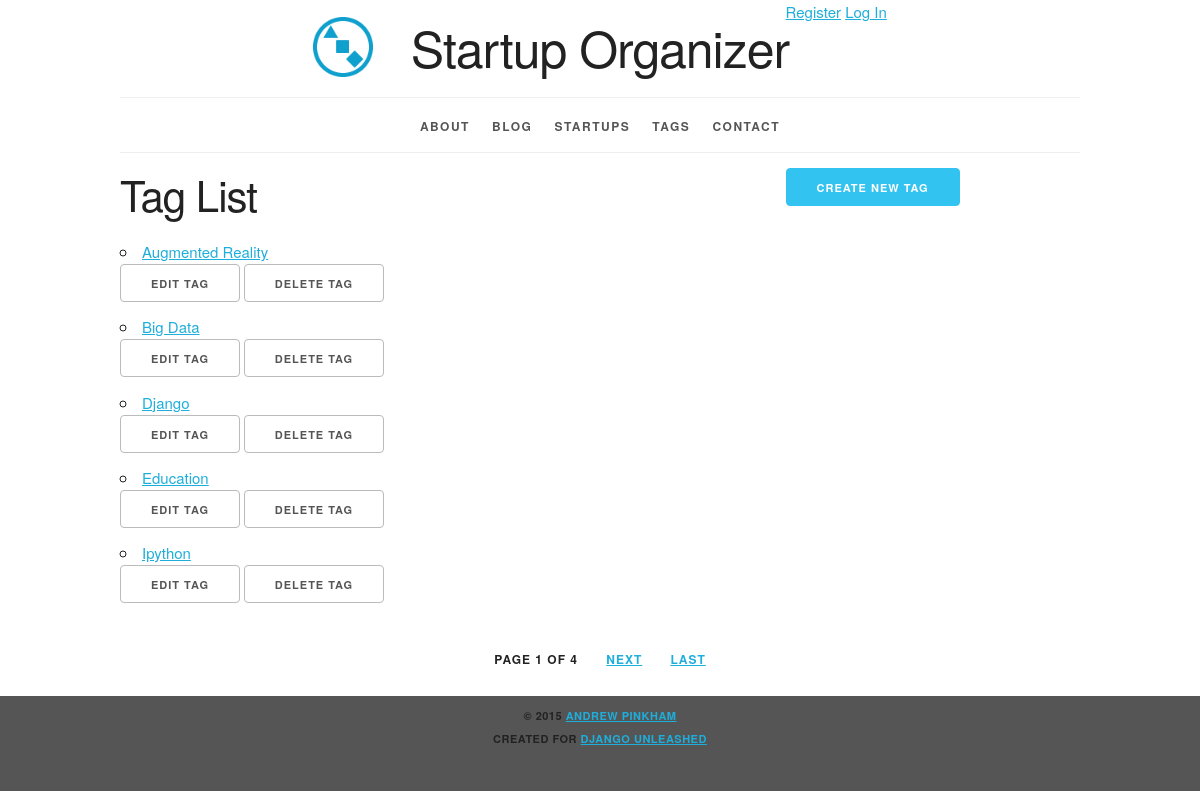
The app's page /tag/, older data.
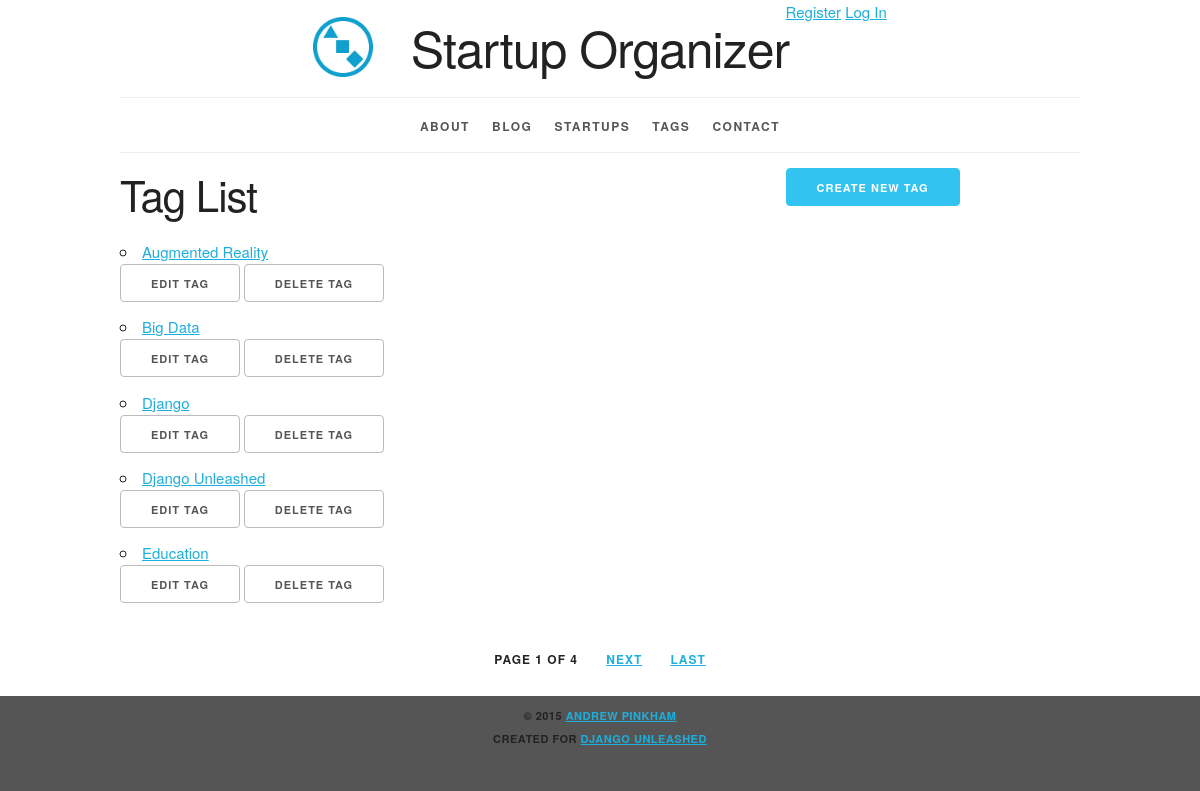
The same page, newer data.
### organizer/models.py (models this page shows, shortened)
class Tag(models.Model):
    name = models.CharField(
        max_length=31, unique=True)
    slug = models.SlugField(
        max_length=31,
        unique=True,
        help_text='A label for URL config.')
    objects = TagManager()
    class Meta:
        ordering = ['name']
    def get_absolute_url(self):
        return reverse('organizer_tag_detail',
                       kwargs={'slug': self.slug})
    def get_delete_url(self):
        return reverse('organizer_tag_delete',
                       kwargs={'slug': self.slug})
    def get_update_url(self):
        return reverse('organizer_tag_update',
                       kwargs={'slug': self.slug})

### organizer/views.py (the view)
class TagList(PageLinksMixin, ListView):
    paginate_by = 5
    model = Tag

### organizer/utils.py (called while the page is built)
    def _page_urls(self, page_number):
        return "?{pkw}={n}".format(
            pkw=self.page_kwarg,
            n=page_number)

    def first_page(self, page):
        if page.number > 1:
            return self._page_urls(1)
        return None

    def previous_page(self, page):
        if (page.has_previous()
                and page.number > 2):
            return self._page_urls(
                page.previous_page_number())
        return None

    def next_page(self, page):
        last_page = page.paginator.num_pages
        if (page.has_next()
                and page.number < last_page - 1):
            return self._page_urls(
                page.next_page_number())
        return None

    def last_page(self, page):
        last_page = page.paginator.num_pages
        if page.number < last_page:
            return self._page_urls(last_page)
        return None

### organizer/templates/organizer/tag_list.html (shortened to what this page needs)
{% extends parent_template|default:"organizer/base_organizer.html" %}
{% block create_button %}
    <a
        href="{% url 'organizer_tag_create' %}"
        class="button button-primary">
      Create New Tag</a>
{% endblock %}
{% block org_content %}
  <h2>Tag List</h2>
  <ul>
    {% for tag in tag_list %}
      <li>
        <a href="{{ tag.get_absolute_url }}">
          {{ tag.name|title }}</a>
          <ul class="inline">
            <li>
              <a
                  href="{{ tag.get_update_url }}"
                  class="button">
                Edit Tag</a></li>
            <li>
              <a
                  href="{{ tag.get_delete_url }}"
                  class="button">
                Delete Tag</a></li>
          </ul>
      </li>
    {% empty %}
      <li><em>There are currently no Tags available.</em></li>
    {% endfor %}
  </ul>
{% endblock %}

Row changes from the older to the newer data that the page shows:
no longer on this page (row unchanged): Tag: name "Ipython"
added Tag: name "Django Unleashed"
